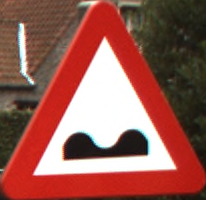
#> input picture Sift implementation/ROI_groundTruth/0000.ppm, 206 x 200 px; its folder holds 4 pictures in this run
$ python main.py   (Python 2 division)
#> lines starting #> are read from the running program, lines starting #| are printed output that depends on the picture
#> (reads Sift implementation/database.csv from the repository)
# import the necessary packages
import numpy as np
import cv2
import argparse
import glob
import csv
import os
import argparse
from pycm import *
from random import randint
import time

class PaintingMatcher:
    def __init__(self, descriptor, groundTruthsPath, ratio = 0.7, minMatches = 40):
        self.descriptor = descriptor
        self.groundTruthsPath = groundTruthsPath
        self.ratio = ratio
        self.minMatches = minMatches
        self.distanceMethod = "BruteForce"
        self.gt_kps = []
        self.gt_descd = []
        self.gt_list = []
        self.getGroundTruthFeatureList()

    # [14 lines left out: function search, not called in this run]

    def getGroundTruthFeatureList(self):
        for groundTruth in self.groundTruthsPath:
            # load the query image, convert it to grayscale, and
            # extract keypoints and descriptors
            painting = cv2.imread(groundTruth)
#> painting is the input picture: shape (200, 206, 3); mean B, G, R 82.3, 91.6, 150.4
            gray = cv2.cvtColor(painting, cv2.COLOR_BGR2GRAY)
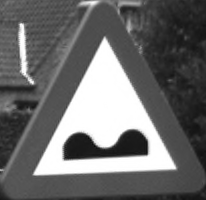
#> gray: shape (200, 206); min 10, max 255, mean 108.1
            (kps, descs) = self.descriptor.describe(gray)
#> in describe, `(kps, descs) = descriptor.detectAndCompute(image, None)`: kps = 88 keypoints; strongest (x, y, size): (132, 143, 17.5), (107, 99, 49.3), (158, 158, 19.3), (52, 162, 19.5)
#> in describe, `kps = np.float32([kp.pt for kp in kps])`: kps = 88 pairs, first value 4.96 to 191, second value 3.5 to 170.3
            self.gt_kps.append(kps)
            self.gt_descd.append(descs)
            self.gt_list.append(groundTruth)
#> pass 2 of the loop in getGroundTruthFeatureList, `for groundTruth in self.groundTruthsPath:`:
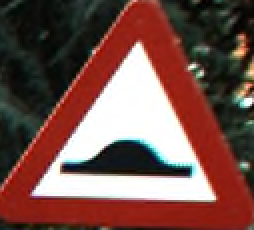
#> input picture Sift implementation/ROI_groundTruth/0001.ppm, 127 x 115 px (shown 2 times larger)
#> in getGroundTruthFeatureList, painting is the input picture: shape (115, 127, 3); mean B, G, R 75.2, 82, 118.4
#> in getGroundTruthFeatureList, `gray = cv2.cvtColor(painting, cv2.COLOR_BGR2GRAY)`:
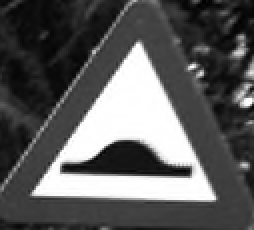
#> gray: shape (115, 127) (shown 2 times larger); min 0, max 255, mean 92.1
#> in describe (call 2), `(kps, descs) = descriptor.detectAndCompute(image, None)`: kps = 82 keypoints; strongest (x, y, size): (64, 78, 13.7), (92, 86, 4.4), (34, 84, 4.2), (66, 50, 27.2)
#> in getGroundTruthFeatureList, `(kps, descs) = self.descriptor.describe(gray)`: kps = 82 pairs, first value 5.77 to 123.4, second value 2.3 to 94.12
#> pass 3 of the loop in getGroundTruthFeatureList, `for groundTruth in self.groundTruthsPath:`:
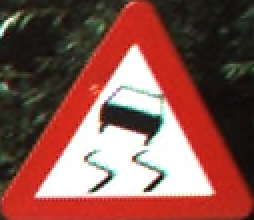
#> input picture Sift implementation/ROI_groundTruth/0002.ppm, 127 x 110 px (shown 2 times larger)
#> in getGroundTruthFeatureList, painting is the input picture: shape (110, 127, 3); mean B, G, R 77.8, 85.7, 136.3
#> in getGroundTruthFeatureList, `gray = cv2.cvtColor(painting, cv2.COLOR_BGR2GRAY)`:
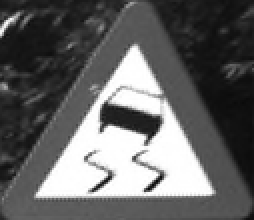
#> gray: shape (110, 127) (shown 2 times larger); min 4, max 255, mean 99.9
#> in describe (call 3), `(kps, descs) = descriptor.detectAndCompute(image, None)`: kps = 81 keypoints; strongest (x, y, size): (73, 62, 8.5), (74, 94, 2.3), (47, 95, 1.8), (67, 40, 16.6)
#> in getGroundTruthFeatureList, `(kps, descs) = self.descriptor.describe(gray)`: kps = 81 pairs, first value 2.33 to 123.4, second value 3.04 to 106.5
#> the loop made 4 passes; the first 3 are shown
        print len(self.gt_descd),
        print len(self.gt_kps)
        print "preparing groundtruth has been DONE!"


    # [33 lines left out: function match, not called in this run]

class PaintingDescriptor:

    def __init__(self):
        pass

    def describe(self, image):
	descriptor = cv2.xfeatures2d.SIFT_create()

        # detect keypoints in the image, describing the region
        # surrounding each keypoint, then convert the keypoints
        # to a NumPy array
        (kps, descs) = descriptor.detectAndCompute(image, None)
        kps = np.float32([kp.pt for kp in kps])

        return (kps, descs)


#---- MAIN PART ----
def main():

    # initialize the actual and predicted vectors
    y_act = []
    y_pred = []

    # initialize the database dictionary of groundTruth
    db = {}

    # loop over the database
    for l in csv.reader(open('database.csv')):
        # update the database using the image ID as the key
        db[l[0]] = l[1:]

    ratio = 0.7
    minMatches = 5

    #https://stackoverflow.com/questions/18262293/how-to-open-every-file-in-a-folder?utm_medium=organic&utm_source=google_rich_qa&utm_campaign=google_rich_qa
    # initialize the paintingDescriptor and paintingMatcher
    pd = PaintingDescriptor()
    pm = PaintingMatcher(pd, glob.glob(os.path.join('ROI_groundTruth', '*.ppm')) , ratio = ratio, minMatches = minMatches)


    src = 'ROI_queries' # ROI_queries  &   ROI_groundTruth   ^
#> (the run stopped early here; a loop or call above may not have finished)
